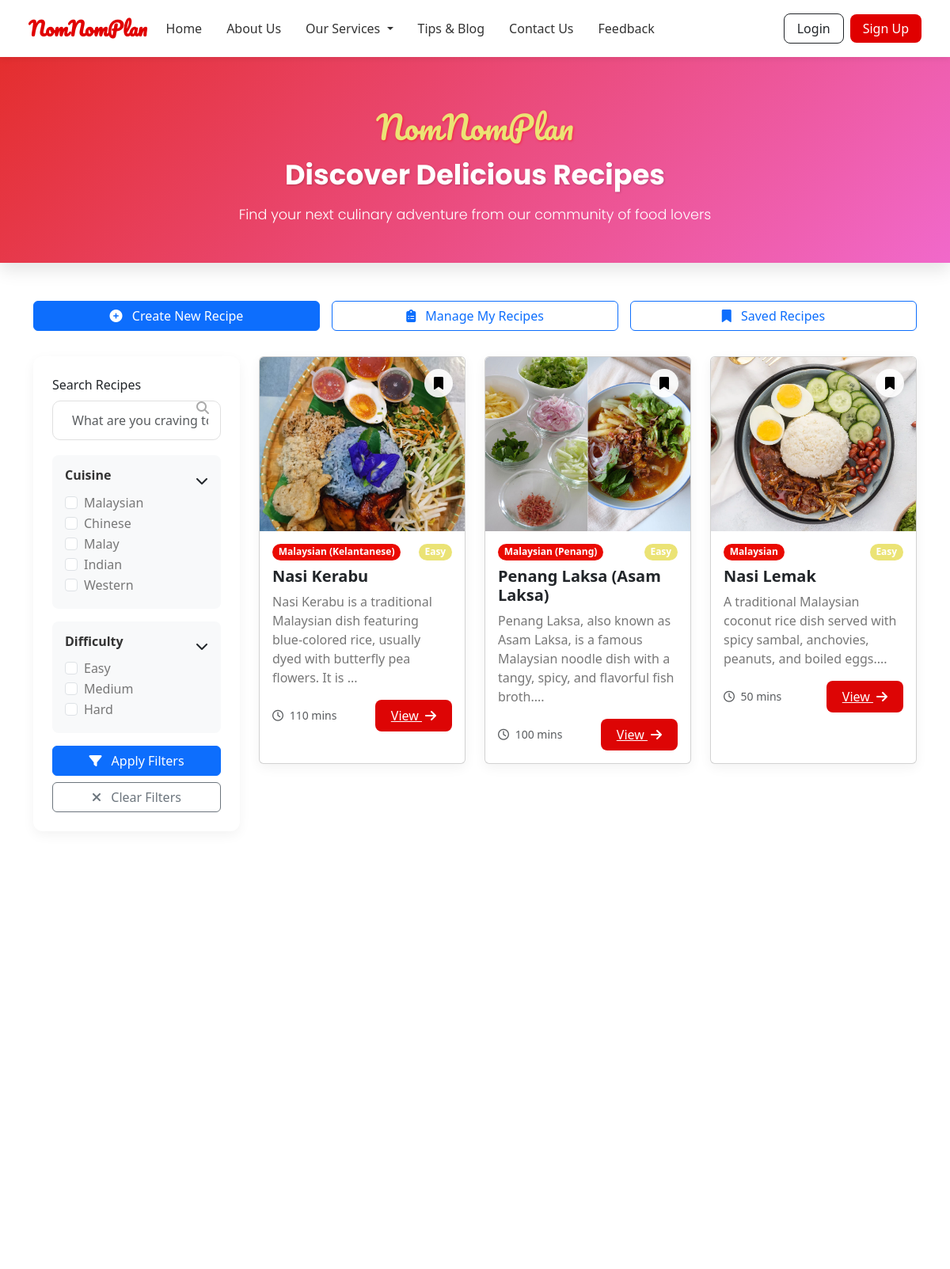
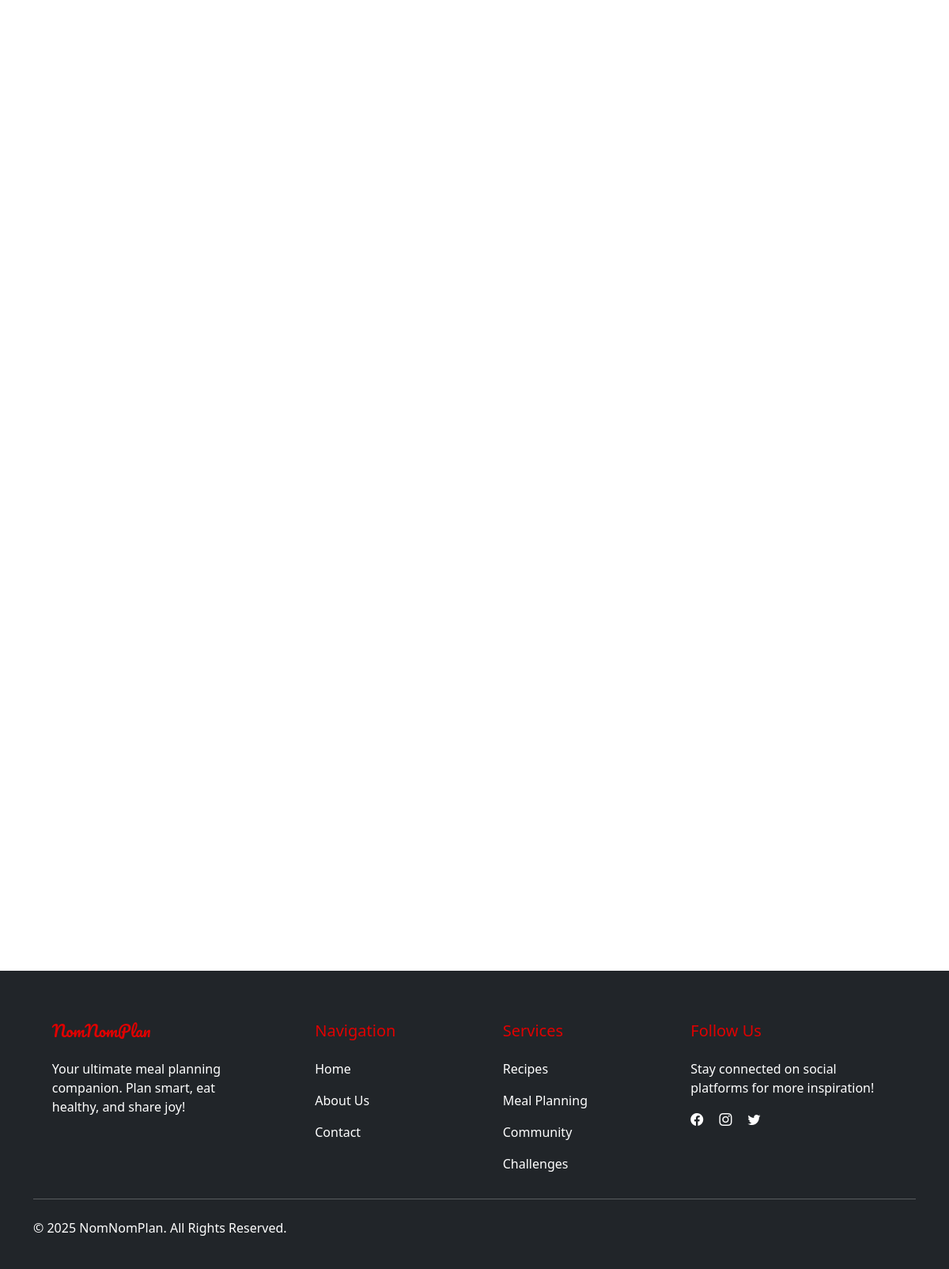
/recipe-modules/list-recipes.php, run on the app's committed database (2 pictures, top to bottom).
### tables this page shows
CREATE TABLE `recipes` (
  `id` int(11) NOT NULL,
  `title` varchar(255) NOT NULL,
  `description` text DEFAULT NULL,
  `ingredients` longtext DEFAULT NULL,
  `steps` longtext DEFAULT NULL,
  `cuisine` varchar(100) DEFAULT NULL,
  `prep_time` int(11) DEFAULT NULL,
  `cook_time` int(11) DEFAULT NULL,
  `total_time` int(11) DEFAULT NULL,
  `difficulty` enum('easy','medium','hard') DEFAULT NULL,
  `nutrition` longtext DEFAULT NULL,
  `status` enum('draft','pending','approved','rejected') DEFAULT 'pending',
  `is_public` tinyint(1) DEFAULT 1,
  `view_count` int(11) DEFAULT 0,
  `created_by` int(11) DEFAULT NULL,
  `created_at` timestamp NOT NULL DEFAULT current_timestamp(),
  `updated_at` timestamp NOT NULL DEFAULT current_timestamp() ON UPDATE current_timestamp(),
  `admin_note` text DEFAULT NULL,
  `image_url` varchar(255) DEFAULT NULL,
  `instructions` text DEFAULT NULL
);

CREATE TABLE `recipe_images` (
  `id` int(11) NOT NULL,
  `recipe_id` int(11) DEFAULT NULL,
  `image_url` text DEFAULT NULL
);

### recipe-modules/list-recipes.php (the view, shortened to what this page needs)
<?php
require_once '../includes/db.php';
$search = $_GET['search'] ?? '';
$cuisine = isset($_GET['cuisine']) ? (array)$_GET['cuisine'] : [];
$difficulty = isset($_GET['difficulty']) ? (array)$_GET['difficulty'] : [];
$query = "SELECT r.*,
          (SELECT COUNT(*) FROM saved_recipes sr WHERE sr.recipe_id = r.id AND sr.user_id = ?) as is_saved
          FROM recipes r
          WHERE r.is_public = 1 AND r.status = 'approved'";
$params = [$_SESSION['user_id'] ?? 0];
$stmt = $conn->prepare($query);
if ($params) {
    $types = str_repeat("s", count($params));
    $stmt->bind_param($types, ...$params);
}
$stmt->execute();
$recipes = $stmt->get_result();
?>
<!DOCTYPE html>
<html lang="en">
<head>
  <link href="https://cdn.jsdelivr.net/npm/bootstrap@5.3.2/dist/css/bootstrap.min.css" rel="stylesheet">
  <link rel="stylesheet" href="https://cdnjs.cloudflare.com/ajax/libs/font-awesome/6.4.0/css/all.min.css">
</head>
<body>
<?php include '../navbar.php'; ?>
<div class="hero-section">
  <div class="container text-center">
    <h1 class="logo mb-3">NomNomPlan</h1>
    <h2 class="hero-title">Discover Delicious Recipes</h2>
    <p class="hero-subtitle">Find your next culinary adventure from our community of food lovers</p>
  </div>
</div>
<div class="container mb-5">
  <div class="action-buttons">
    <a href="add-recipe.php" class="btn btn-primary">
      <i class="fas fa-plus-circle me-2"></i> Create New Recipe
    </a>
    <a href="recipe-management.php" class="btn btn-outline-primary">
      <i class="fas fa-clipboard-list me-2"></i> Manage My Recipes
    </a>
    <a href="saved-recipes.php" class="btn btn-outline-primary">
      <i class="fas fa-bookmark me-2"></i> Saved Recipes
    </a>
  </div>
  <div class="row">
    <div class="col-lg-3 mb-4">
      <form method="GET" class="filter-bar">
        <div class="search-container mb-3">
          <label for="search" class="form-label">Search Recipes</label>
          <input type="text" name="search" class="form-control ps-4" placeholder="What are you craving today?" value="<?= htmlspecialchars($search) ?>">
          <i class="fas fa-search search-icon"></i>
        </div>
        <div class="filter-section">
          <div class="filter-header" data-bs-toggle="collapse" data-bs-target="#cuisineFilter" aria-expanded="true">
            <h5>Cuisine</h5>
          </div>
          <div class="collapse show" id="cuisineFilter">
            <div class="form-check">
              <input class="form-check-input" type="checkbox" name="cuisine[]" value="Malaysian" id="cuisineMalaysian" <?= in_array('Malaysian', $cuisine) ? 'checked' : '' ?>>
              <label class="form-check-label" for="cuisineMalaysian">Malaysian</label>
            </div>
            <div class="form-check">
              <input class="form-check-input" type="checkbox" name="cuisine[]" value="Chinese" id="cuisineChinese" <?= in_array('Chinese', $cuisine) ? 'checked' : '' ?>>
              <label class="form-check-label" for="cuisineChinese">Chinese</label>
            </div>
            <div class="form-check">
              <input class="form-check-input" type="checkbox" name="cuisine[]" value="Malay" id="cuisineMalay" <?= in_array('Malay', $cuisine) ? 'checked' : '' ?>>
              <label class="form-check-label" for="cuisineMalay">Malay</label>
            </div>
            <div class="form-check">
              <input class="form-check-input" type="checkbox" name="cuisine[]" value="Indian" id="cuisineIndian" <?= in_array('Indian', $cuisine) ? 'checked' : '' ?>>
              <label class="form-check-label" for="cuisineIndian">Indian</label>
            </div>
            <div class="form-check">
              <input class="form-check-input" type="checkbox" name="cuisine[]" value="Western" id="cuisineWestern" <?= in_array('Western', $cuisine) ? 'checked' : '' ?>>
              <label class="form-check-label" for="cuisineWestern">Western</label>
            </div>
          </div>
        </div>
        <div class="filter-section">
          <div class="filter-header" data-bs-toggle="collapse" data-bs-target="#difficultyFilter" aria-expanded="true">
            <h5>Difficulty</h5>
          </div>
          <div class="collapse show" id="difficultyFilter">
            <div class="form-check">
              <input class="form-check-input" type="checkbox" name="difficulty[]" value="easy" id="difficultyEasy" <?= in_array('easy', $difficulty) ? 'checked' : '' ?>>
              <label class="form-check-label" for="difficultyEasy">Easy</label>
            </div>
            <div class="form-check">
              <input class="form-check-input" type="checkbox" name="difficulty[]" value="medium" id="difficultyMedium" <?= in_array('medium', $difficulty) ? 'checked' : '' ?>>
              <label class="form-check-label" for="difficultyMedium">Medium</label>
            </div>
            <div class="form-check">
              <input class="form-check-input" type="checkbox" name="difficulty[]" value="hard" id="difficultyHard" <?= in_array('hard', $difficulty) ? 'checked' : '' ?>>
              <label class="form-check-label" for="difficultyHard">Hard</label>
            </div>
          </div>
        </div>
        <div class="d-grid gap-2">
          <button type="submit" class="btn btn-primary">
            <i class="fas fa-filter me-2"></i> Apply Filters
          </button>
          <a href="?" class="btn btn-outline-secondary">
            <i class="fas fa-times me-2"></i> Clear Filters
          </a>
        </div>
      </form>
    </div>
    <div class="col-lg-9">
      <div class="row row-cols-1 row-cols-md-2 row-cols-lg-3 g-4">
        <?php if ($recipes->num_rows > 0): ?>
          <?php while ($recipe = $recipes->fetch_assoc()): ?>
            <div class="col">
              <div class="recipe-card card h-100">
                <?php
                  $imgStmt = $conn->prepare("SELECT image_url FROM recipe_images WHERE recipe_id = ? LIMIT 1");
                  $imgStmt->bind_param("i", $recipe['id']);
                  $imgStmt->execute();
                  $imgResult = $imgStmt->get_result()->fetch_assoc();
                  $imageUrl = $imgResult && !empty($imgResult['image_url'])
                    ? '/MEAL-PLANNER-APP/' . ltrim($imgResult['image_url'], '/')
                    : '/MEAL-PLANNER-APP/assets/no-image.jpg';
                ?>
                <img src="<?= $imageUrl ?>" class="card-img-top" alt="<?= htmlspecialchars($recipe['title']) ?>">
                <button class="save-recipe-btn <?= $recipe['is_saved'] ? 'saved' : '' ?>"
                        data-recipe-id="<?= $recipe['id'] ?>"
                        title="<?= $recipe['is_saved'] ? 'Remove from saved' : 'Save recipe' ?>">
                  <i class="fas fa-bookmark"></i>
                </button>
                <div class="card-body">
                  <div class="d-flex justify-content-between align-items-start mb-2">
                    <span class="badge badge-cuisine rounded-pill"><?= htmlspecialchars($recipe['cuisine']) ?></span>
                    <span class="badge badge-difficulty rounded-pill"><?= ucfirst($recipe['difficulty']) ?></span>
                  </div>
                  <h5 class="card-title"><?= htmlspecialchars($recipe['title']) ?></h5>
                  <p class="card-text"><?= htmlspecialchars(substr($recipe['description'], 0, 120)) ?>...</p>
                  <div class="d-flex justify-content-between align-items-center mt-auto">
                    <small class="text-muted"><i class="far fa-clock me-1"></i> <?= $recipe['prep_time'] + $recipe['cook_time'] ?> mins</small>
                    <a href="view-recipe.php?id=<?= $recipe['id'] ?>" class="view-btn">
                      View <i class="fas fa-arrow-right ms-1"></i>
                    </a>
                  </div>
                </div>
              </div>
            </div>
          <?php endwhile; ?>
        <?php endif; ?>
      </div>
    </div>
  </div>
</div>
<?php include '../includes/footer.php'; ?>
</body>
</html>

### recipe-modules/list-recipes.php (style rules this page uses)
:root { --primary-color: rgb(235, 227, 117); --secondary-color: #ea0a02; --dark-color: #fef9f9; --light-color: #f30a0a; --accent-color: #dd0505; --card-bg: #ffffff; --text-dark: #333; --text-light: #777; }
body { font-family: 'Poppins', sans-serif; background-color: #f8f9fa; color: var(--text-dark); }
.logo { font-family: 'Pacifico', cursive; font-size: 2.5rem; color: var(--primary-color); text-shadow: 1px 1px 3px rgba(253, 0, 0, 0.5); }
.hero-section { background: linear-gradient(135deg, rgb(228, 46, 46) 0%, rgba(241, 103, 202, 0.99) 100%); padding: 4rem 0 3rem; border-radius: 0 0 0px 0px; margin-bottom: 3rem; box-shadow: 0 10px 20px rgba(0,0,0,0.1); }
.hero-title { font-family: 'Poppins', sans-serif; font-weight: 700; font-size: 2.2rem; color: white; margin-bottom: 1rem; text-shadow: 1px 1px 3px rgba(0,0,0,0.2); }
.hero-subtitle { font-family: 'Poppins', sans-serif; font-weight: 300; font-size: 1.1rem; color: white; max-width: 700px; margin: 0 auto; }
.filter-bar { background: white; padding: 1.5rem; border-radius: 12px; box-shadow: 0 5px 15px rgba(0,0,0,0.05); margin-bottom: 2rem; }
.form-control, .form-select { border-radius: 8px; padding: 0.75rem 1rem; border: 1px solid #e0e0e0; transition: all 0.3s; }
.btn-primary { background-color: var(--accent-color); border-color: var(--accent-color); padding: 0.75rem 1.5rem; border-radius: 8px; font-weight: 500; transition: all 0.3s; }
.btn-outline-primary { color: var(--accent-color); border-color: var(--accent-color); }
.recipe-card { border: none; border-radius: 12px; overflow: hidden; transition: all 0.3s ease; height: 100%; box-shadow: 0 5px 15px rgba(0,0,0,0.05); background: var(--card-bg); position: relative; }
.card-img-top { height: 220px; object-fit: cover; transition: transform 0.5s ease; }
.card-title { font-weight: 600; color: var(--text-dark); margin-bottom: 0.75rem; }
.card-text { color: var(--text-light); margin-bottom: 1rem; }
.badge-cuisine { background-color: var(--secondary-color); color: white; font-weight: 500; }
.badge-difficulty { background-color: var(--primary-color); color: var(--accent-color); font-weight: 500; }
.view-btn { background-color: var(--accent-color); color: white; border: none; border-radius: 8px; padding: 0.5rem 1.25rem; font-weight: 500; transition: all 0.3s; }
.search-icon { position: absolute; right: 15px; top: 50%; transform: translateY(-50%); color: #aaa; }
.search-container { position: relative; }
.action-buttons { display: flex; gap: 15px; margin-bottom: 2rem; flex-wrap: wrap; }
.action-buttons .btn { flex: 1; min-width: 200px; }
.save-recipe-btn { position: absolute; top: 15px; right: 15px; background: rgba(255, 255, 255, 0.9); border: none; width: 36px; height: 36px; border-radius: 50%; display: flex; align-items: center; justify-content: center; cursor: pointer; transition: all 0.3s; z-index: 2; }
.filter-section { background: #f8f9fa; padding: 1rem; border-radius: 8px; margin-bottom: 1rem; }
.filter-section h5 { font-size: 1rem; font-weight: 600; margin-bottom: 0.75rem; color: var(--text-dark); }
.form-check-label { color: var(--text-light); cursor: pointer; }
.filter-header { cursor: pointer; display: flex; justify-content: space-between; align-items: center; }
.filter-header::after { content: '\f078'; font-family: 'Font Awesome 6 Free'; font-weight: 900; transition: transform 0.3s; }

### navbar.php (style rules this page uses)
:root { --primary: #e00000; --secondary: rgb(238, 140, 140); }
.form-control { padding: 12px 15px; border-radius: 10px; border: 1px solid #e0e0e0; margin-bottom: 1.2rem; }

### data on the page
recipes: recipe_images.image_url (picture), cuisine "Malaysian (Kelantanese)", difficulty "Easy", title "Nasi Kerabu", description "Nasi Kerabu is a traditional Malaysian dish featuring blue-colored rice, usually dyed with butterfly pea flowers. It is", $recipe['prep_time'] + $recipe['cook_time'] "110"
recipes: recipe_images.image_url (picture), cuisine "Malaysian (Penang)", difficulty "Easy", title "Penang Laksa (Asam Laksa)", description "Penang Laksa, also known as Asam Laksa, is a famous Malaysian noodle dish with a tangy, spicy, and flavorful fish broth.", $recipe['prep_time'] + $recipe['cook_time'] "100"
recipes: recipe_images.image_url (picture), cuisine "Malaysian", difficulty "Easy", title "Nasi Lemak", description "A traditional Malaysian coconut rice dish served with spicy sambal, anchovies, peanuts, and boiled eggs.", $recipe['prep_time'] + $recipe['cook_time'] "50"
